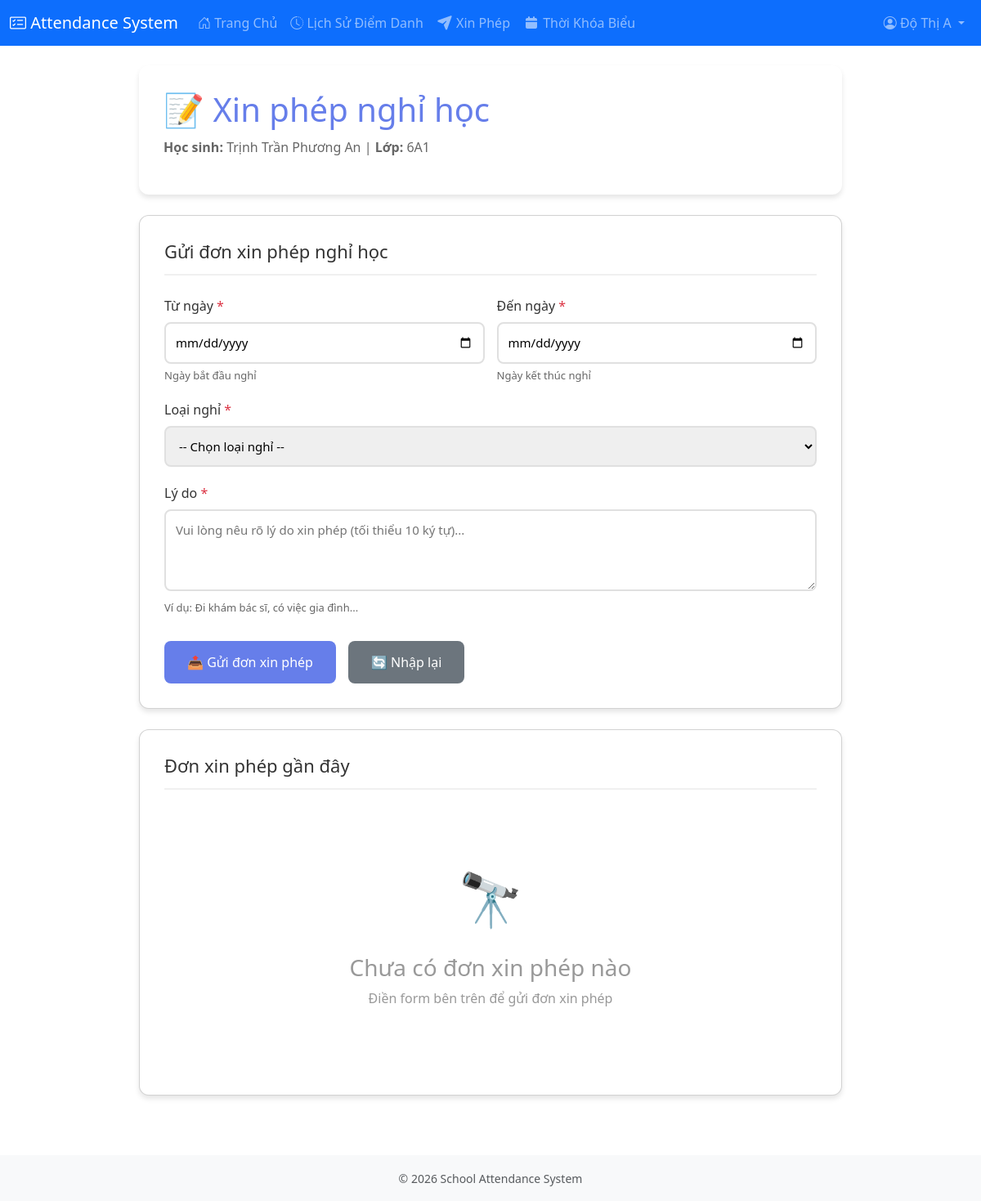
/parent/request-excuse/ (signed in), run on the app's committed database.
### attendance/models.py (models this page shows, shortened)
class Parents(models.Model):
    parent_id = UUIDv7Field(primary_key=True, editable=False)
    student = models.ForeignKey(Students, on_delete=models.CASCADE, related_name='parents')
    parent_mother_name = models.CharField(max_length=150, blank=True, null=True)
    parent_mother_phone_number = models.CharField(
        max_length=20, unique=True, blank=True, null=True,
        validators=[RegexValidator(regex=r'^\d{10,11}$', message='Enter a valid 10-11 digit phone number')]
    )
    parent_mother_birthday = models.DateField(null=True, blank=True)
    parent_mother_job = models.CharField(max_length=150, blank=True, null=True)
    parent_mother_workplace = models.CharField(max_length=255, blank=True, null=True)
    parent_father_name = models.CharField(max_length=150, blank=True, null=True)
    parent_father_phone_number = models.CharField(
        max_length=20, unique=True, blank=True, null=True,
        validators=[RegexValidator(regex=r'^\d{10,11}$', message='Enter a valid 10-11 digit phone number')]
    )
    parent_father_birthday = models.DateField(null=True, blank=True)
    parent_father_job = models.CharField(max_length=150, blank=True, null=True)
    parent_father_workplace = models.CharField(max_length=255, blank=True, null=True)
    parent_regular_address = models.CharField(max_length=255, blank=True, null=True)
    parent_temporary_address = models.CharField(max_length=255, blank=True, null=True)
    created_at = models.DateTimeField(auto_now_add=True)
    updated_at = models.DateTimeField(auto_now=True)
    user = models.OneToOneField(User, on_delete=models.CASCADE, null=True, blank=True, related_name="parent_profile")
    class Meta:
        db_table = 'parents'
        verbose_name = 'Parent'
        verbose_name_plural = 'Parents'

class Students(models.Model):
    GENDER_CHOICES = [
        ('male', 'Nam'),
        ('female', 'Nữ'),
        ('other', 'Khác')
    ]
    ROLE_CHOICES = [
        ('student', 'Học sinh'),
        ('lop_truong', 'Lớp trưởng'),
        ('lop_pho', 'Lớp phó'),
        ('to_truong', 'Tổ trưởng'),
    ]
    student_id = UUIDv7Field(primary_key=True, editable=False)
    student_card_uid = models.CharField(max_length=8, unique=True, blank=False, null=False, db_index=True)
    student_full_name = models.CharField(max_length=150, blank=False, null=False)
    student_class = models.ForeignKey(Class, on_delete=models.SET_NULL, null=True, related_name='students')
    student_gender = models.CharField(max_length=10, choices=GENDER_CHOICES, blank=True, null=True)
    student_birthday = models.DateField(null=True, blank=True)
    student_phone_number = models.CharField(
        max_length=20, unique=True, blank=True, null=True,
        validators=[RegexValidator(regex=r'^\d{10,11}$', message='Enter a valid 10-11 digit phone number')]
    )
    student_regular_address = models.CharField(max_length=255, blank=True, null=True)
    student_temporary_address = models.CharField(max_length=255, blank=True, null=True)
    student_profile_image = models.ImageField(
        upload_to=student_profile_path, null=True, blank=True,
        validators=[FileExtensionValidator(allowed_extensions=['jpg', 'jpeg', 'png'])]
    )
    student_role = models.CharField(
        max_length=20,
        choices=ROLE_CHOICES,
        default='student',
        null=True,  # Makes migration safe
        blank=True
    )
    to_number = models.IntegerField(
        null=True,
        blank=True,
        help_text="Tổ number (1-4)"
    )
    seat_number = models.IntegerField(
        null=True,
        blank=True,
        help_text="Seat in tổ (1-10)"
    )
    created_at = models.DateTimeField(auto_now_add=True)
    updated_at = models.DateTimeField(auto_now=True)
    student_active_status = models.BooleanField(default=True)
    class Meta:
        db_table = 'students'
        ordering = ['student_full_name']
        indexes = [
            models.Index(fields=['student_card_uid']),
            models.Index(fields=['student_active_status']),
            models.Index(fields=['student_class']),
            models.Index(fields=['student_full_name']),
            models.Index(fields=['student_role']),
        ]
        verbose_name = 'Student'
        verbose_name_plural = 'Students'

class Class(models.Model):
    class_id = UUIDv7Field(primary_key=True, editable=False)
    class_name = models.CharField(max_length=50)
    grade_level = models.IntegerField()
    academic_year = models.ForeignKey(AcademicYear, on_delete=models.CASCADE, related_name='classes')
    homeroom_teacher = models.ForeignKey('Teachers', models.SET_NULL, null=True, blank=True, related_name='homeroom_classes')
    created_at = models.DateTimeField(auto_now_add=True)
    class Meta:
        db_table = 'class'
        unique_together = [['class_name', 'academic_year'], ['homeroom_teacher', 'academic_year']]
        ordering = ['grade_level', 'class_name']
        verbose_name = 'Class'
        verbose_name_plural = 'Classes'

### attendance/views.py (the view, shortened to what this page needs)
# urls.py: path('parent/request-excuse/', views.parent_request_excuse, name='parent_request_excuse'),
@login_required
def parent_request_excuse(request):
	if not hasattr(request.user, 'parent_profile'):
		return HttpResponse("Access denied - not a parent")
	parent = request.user.parent_profile
	student = parent.student
	recent_requests = ExcusedAbsence.objects.filter(
		student=student
	).order_by('-created_at')[:10]
	context = {
		'parent': parent,
		'student': student,
		'excuse_requests': recent_requests,
		'today': timezone.now().date()
	}
	return render(request, 'parent/request_excuse.html', context)

### attendance/templates/parent/request_excuse.html (shortened to what this page needs)
{% extends 'base.html' %}
{% load static %}
{% block extra_css %}
<link rel="stylesheet" href="{% static 'css/request_excuse.css' %}">
{% endblock %}
{% block content %}
<div class="request-excuse-container">
    <div class="excuse-header">
        <h1>📝 Xin phép nghỉ học</h1>
        <p style="color: #666; margin-top: 10px;">
            <strong>Học sinh:</strong> {{ student.student_full_name }} |
            <strong>Lớp:</strong> {{ student.student_class.class_name }}
        </p>
    </div>
    <div class="card">
        <h2 class="card-title">Gửi đơn xin phép nghỉ học</h2>
        <form method="POST" id="excuseForm">
            <div class="form-row">
                <div class="form-group">
                    <label>Từ ngày <span class="required">*</span></label>
                    <input type="date" name="start_date" required min="{{ today|date:'Y-m-d' }}">
                    <div class="help-text">Ngày bắt đầu nghỉ</div>
                </div>
                <div class="form-group">
                    <label>Đến ngày <span class="required">*</span></label>
                    <input type="date" name="end_date" required min="{{ today|date:'Y-m-d' }}">
                    <div class="help-text">Ngày kết thúc nghỉ</div>
                </div>
            </div>
            <div class="form-group">
                <label>Loại nghỉ <span class="required">*</span></label>
                <select name="absence_type" id="absenceType" required onchange="togglePeriodSelector()">
                    <option value="">-- Chọn loại nghỉ --</option>
                </select>
            </div>
            <div class="form-group">
                <label>Lý do <span class="required">*</span></label>
                <textarea name="reason" required placeholder="Vui lòng nêu rõ lý do xin phép (tối thiểu 10 ký tự)..."></textarea>
                <div class="help-text">Ví dụ: Đi khám bác sĩ, có việc gia đình...</div>
            </div>
            <div class="form-actions">
                <button type="submit" class="btn btn-primary">📤 Gửi đơn xin phép</button>
                <button type="reset" class="btn btn-secondary">🔄 Nhập lại</button>
            </div>
        </form>
    </div>
    <div class="card">
        <h2 class="card-title">Đơn xin phép gần đây</h2>
        {% if excuse_requests %}
            <div class="requests-list">
                {% for request in excuse_requests %}
                <div class="request-item {% if request.approved_by_homeroom %}approved{% else %}pending{% endif %}">
                    <div class="request-header">
                        <div class="request-dates">
                            📅 {{ request.start_date|date:"d/m/Y" }} - {{ request.end_date|date:"d/m/Y" }}
                        </div>
                        <div class="request-status {% if request.approved_by_homeroom %}approved{% else %}pending{% endif %}">
                            {% if request.approved_by_homeroom %}
                                ✅ Đã duyệt
                            {% else %}
                                ⏳ Chờ duyệt
                            {% endif %}
                        </div>
                    </div>
                    <div class="request-type">
                        {{ request.get_absence_type_display }}
                        {% if request.specific_periods %}
                        - Tiết: {{ request.specific_periods }}
                        {% endif %}
                    </div>
                    <div class="request-reason">
                        <strong>Lý do:</strong> {{ request.reason }}
                    </div>
                    <div class="request-meta">
                        Gửi lúc: {{ request.created_at|date:"d/m/Y H:i" }}
                        {% if request.approved_at %}
                        | Duyệt lúc: {{ request.approved_at|date:"d/m/Y H:i" }}
                        {% endif %}
                    </div>
                    {% if not request.approved_by_homeroom %}
                    <div class="request-actions">
                        <button class="btn-cancel" onclick="cancelRequest('{{ request.excuse_id }}')">
                            🗑️ Hủy đơn
                        </button>
                    </div>
                    {% endif %}
                </div>
                {% endfor %}
            </div>
        {% else %}
            <div class="empty-state">
                <div class="empty-icon">🔭</div>
                <h3>Chưa có đơn xin phép nào</h3>
                <p>Điền form bên trên để gửi đơn xin phép</p>
            </div>
        {% endif %}
    </div>
</div>
{% endblock %}

### attendance/templates/base.html (shortened to what this page needs)
<!DOCTYPE html>
<html lang="vi">
<head>
    <link href="https://cdn.jsdelivr.net/npm/bootstrap@5.3.0/dist/css/bootstrap.min.css" rel="stylesheet">
    <link rel="stylesheet" href="https://cdn.jsdelivr.net/npm/bootstrap-icons@1.10.0/font/bootstrap-icons.css">
    <link rel="stylesheet" href="https://cdnjs.cloudflare.com/ajax/libs/font-awesome/7.0.1/css/all.min.css">
    {% load static %}
    <link rel="stylesheet" href="{% static 'css/style.css' %}">
    {% block extra_css %}{% endblock %}
</head>
<body>
    <div class="toast-container position-fixed top-0 end-0 p-3" style="z-index: 9999;">
    </div>
    <nav class="navbar navbar-expand-lg navbar-dark bg-primary">
        <div class="container-fluid">
            <a class="navbar-brand" href="#">
                <i class="bi bi-card-checklist"></i> Attendance System
            </a>
            {% if user.is_authenticated %}
            <div class="collapse navbar-collapse" id="navbarNav">
                <ul class="navbar-nav me-auto">
                    {% if user.teacher_profile %}
                    <li class="nav-item">
                        <a class="nav-link" href="{% url 'teacher_dashboard' %}">
                            <i class="bi bi-house-door"></i> Trang Chủ
                        </a>
                    </li>
                    <li class="nav-item">
                        <a class="nav-link" href="{% url 'teacher_attendance_list' %}">
                            <i class="bi bi-list-check"></i> Điểm Danh
                        </a>
                    </li>
                    <li class="nav-item">
                        <a class="nav-link" href="{% url 'teacher_students' %}">
                            <i class="bi bi-people"></i> Các học sinh
                        </a>
                    </li>
                    <li class="nav-item">
                        <a class="nav-link" href="{% url 'teacher_current_classes' %}">
                            <i class="bi bi-book"></i> Tiết hiện tại
                        </a>
                    </li>
                    <li class="nav-item">
                        <a class="nav-link" href="{% url 'teacher_manage_excuses' %}">
                            <<i class="fa-solid fa-inbox"></i> Các đơn xin phép
                        </a>
                    </li>
                    <li class="nav-item">
                        <a class="nav-link" href="{% url 'teacher_my_schedule' %}">
                            <i class="fa-solid fa-calendar"></i> Lịch Dạy
                        </a>
                    </li>
                    {% elif user.parent_profile %}
                    <li class="nav-item">
                        <a class="nav-link" href="{% url 'parent_dashboard' %}">
                            <i class="bi bi-house-door"></i> Trang Chủ
                        </a>
                    </li>
                    <li class="nav-item">
                        <a class="nav-link" href="{% url 'parent_attendance_history' %}">
                            <i class="bi bi-clock-history"></i> Lịch Sử Điểm Danh
                        </a>
                    </li>
                    <li class="nav-item">
                        <a class="nav-link" href="{% url 'parent_request_excuse' %}">
                            <i class="fa-solid fa-paper-plane"></i> Xin Phép
                        </a>
                    </li>
                    <li class="nav-item">
                        <a class="nav-link" href="{% url 'parent_student_timetable' %}">
                            <i class="fa-solid fa-calendar"></i> Thời Khóa Biểu
                        </a>
                    </li>
                    {% endif %}
                </ul>
                <ul class="navbar-nav">
                    <li class="nav-item dropdown">
                        <a class="nav-link dropdown-toggle" href="#" id="userDropdown" role="button" data-bs-toggle="dropdown">
                            <i class="bi bi-person-circle"></i>
                            {% if user.teacher_profile %}
                                {{ user.teacher_profile.teacher_full_name }}
                            {% elif user.parent_profile %}
                                {{ user.parent_profile.parent_mother_name }}
                            {% else %}
                                {{ user.username }}
                            {% endif %}
                        </a>
                    </li>
                </ul>
            </div>
            {% endif %}
        </div>
    </nav>
    <main class="{% if not user.parent_profile %}container{% endif %} mt-4">
        {% block content %}{% endblock %}
    </main>
    <footer class="mt-5 py-3 bg-light">
        <div class="container text-center text-muted">
            <small>© 2026 School Attendance System</small>
        </div>
    </footer>
</body>
</html>

### data on the page
Students: student_full_name "Trịnh Trần Phương An", student_class.class_name "6A1"

### other printed values
{{ user.parent_profile.parent_mother_name }} "Độ Thị A"
